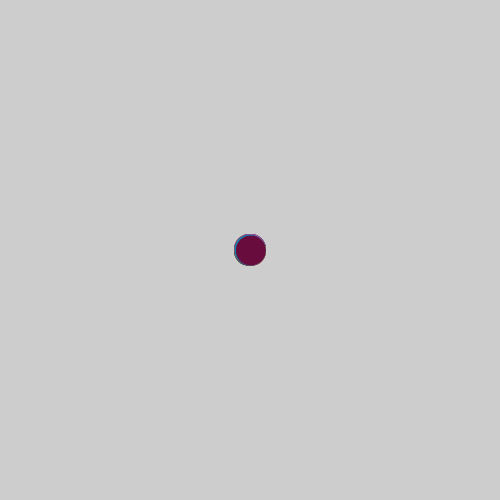
Frame 1 (no input)
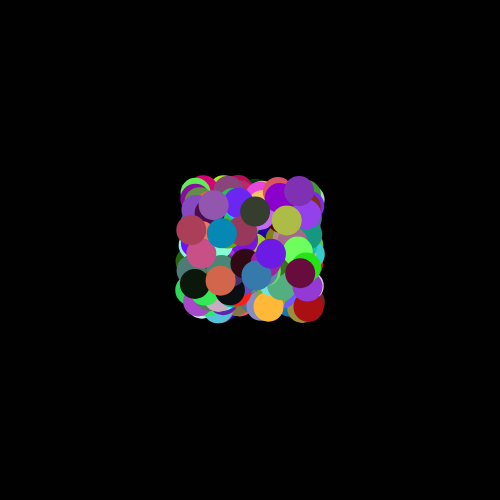
Frame 60 (no input)
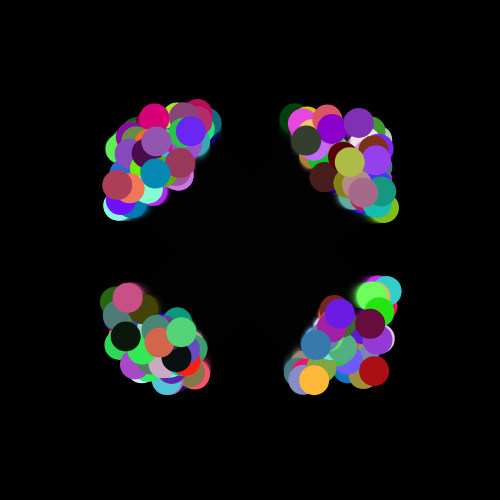
Frame 120 (the mouse pressed at the canvas centre since frame 60)

The p5.js sketch that drew these frames (run headless with seeded random() and noise() and a simulated clock; from frame 60 on, the mouse is pressed at the canvas centre):

// p5.js sketch
// ── sketch.js
// array to hold our walkers
let theWalkers = [];

function setup() {
  createCanvas(500, 500);

  // create 200 walkers
  for (let i = 0; i < 200; i++) {
    let temp = new RandomWalker(250, 250);

    // put this walker into our array
    theWalkers.push( temp );
  }
}

function draw() {
  background(0, 50);

  // visit our walkers and ask them to display / move themselves
  for (let i = 0; i < theWalkers.length; i++) {
    theWalkers[i].move();
    theWalkers[i].display();
  }
}

class RandomWalker {

  constructor(x,y) {
    // walkers know where they exist and compute their own speed
    this.x = x;
    this.y = y;
    this.xSpeed = random(-1, 1);
    this.ySpeed = random(-1, 1);

    // walkers know their own size
    this.size = 30;

    // walkers also know how far the mouse is (computed in the move function)
    this.d = 0;

    // walkers also keep track of how long they have been moving in a
    // given direction. we can use this info to switch directions at
    // some point in the future
    this.timeInState = 0;
    this.timeToSwitch = int(random(100,200));

    // walkers remember their color (note the user of the 'color' function
    // here to package up a RGB triple into a single color value (integer) )
    this.color = color( random(255), random(255), random(255) );
  }

  // display our walker
  display() {
    fill(this.color);
    noStroke();
    ellipse(this.x, this.y, this.size, this.size);

    // is the mouse touching us?
    if (this.d < 15) {
      this.color = color( random(255), random(255), random(255) );
      this.size--;
    }
    else {
      this.size += 0.1
    }

    // make sure we don't get too big or too small!
    this.size = constrain(this.size, 0, 30);
  }

  // move our walker
  move() {
    // how far away is the mouse?
    let d = dist(mouseX, mouseY, this.x, this.y);

    // ... let's store it so we don't have to compute it again when we display
    // the walker
    this.d = d;

    // if we are close we should run away and ignore our existing speed
    if (d < 100) {
      // "flee" state
      if (mouseX > this.x) {
        this.x -= 2;
      }
      if (mouseX < this.x) {
        this.x += 2;
      }
      if (mouseY > this.y) {
        this.y -= 2;
      }
      if (mouseY < this.y) {
        this.y += 2;
      }
    }
    else {
      // "normal" state
      this.x += this.xSpeed;
      this.y += this.ySpeed;

      // wrap around logic
      if (this.x > width) {
        this.x = 0;
      }
      if (this.x < 0) {
        this.x = width;
      }
      if (this.y > height) {
        this.y = 0;
      }
      if (this.y < 0) {
        this.y = height;
      }

      // advance the # of frames we've been in our state
      this.timeInState += 1;

      // if we've exceeded how long we should stay in this state
      // we should pick a new direction and reset our timer
      if (this.timeInState >= this.timeToSwitch) {
        this.xSpeed = random(-4, 4);
        this.ySpeed = random(-4, 4);
        this.timeInState = 0;
        this.timeToSwitch = int(random(100,200));
      }
    }
  }
}
